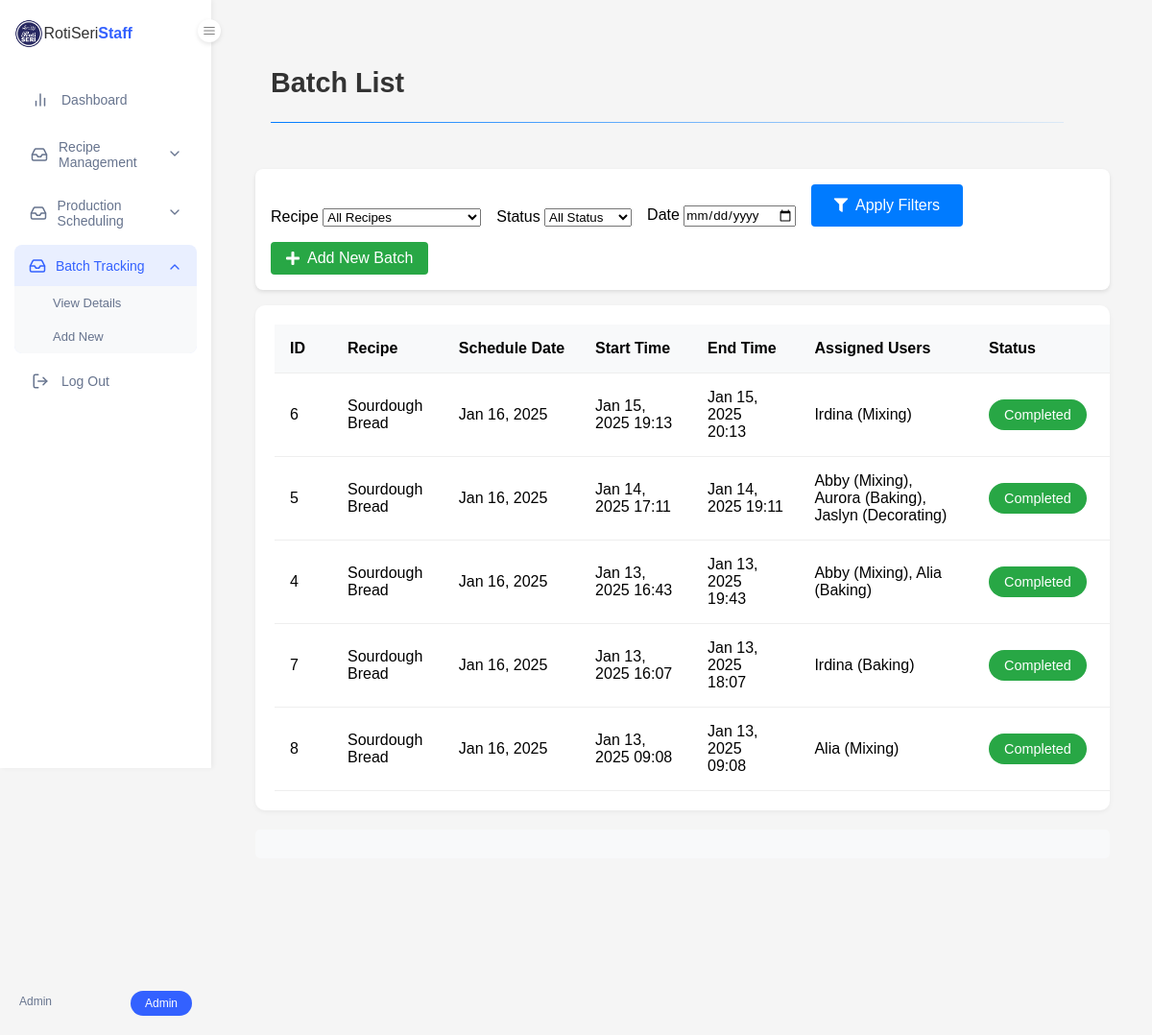
The page /view_batches.php (signed in) on the database as committed earlier.
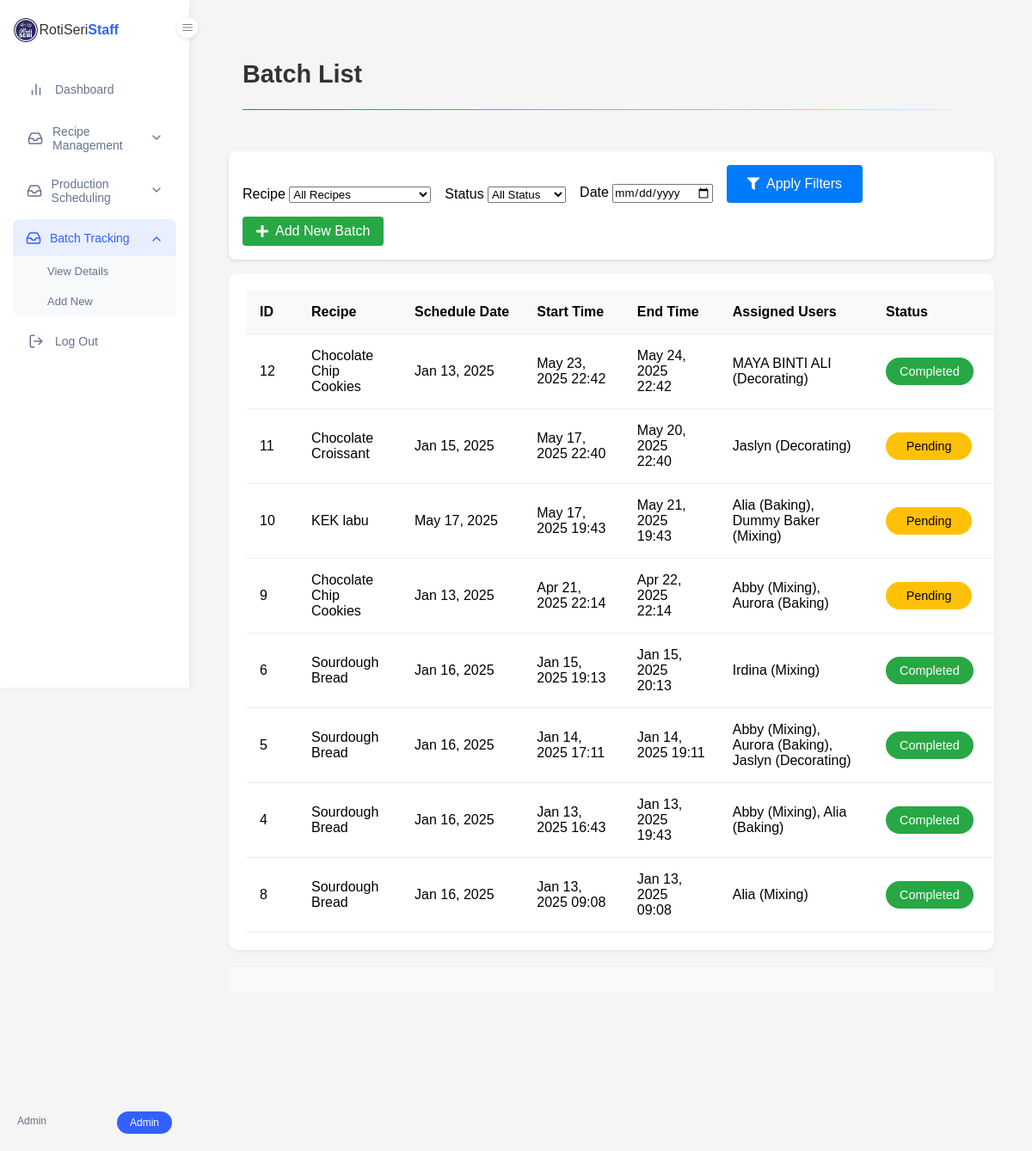
The same page on the database as committed later.
### tables this page shows
CREATE TABLE `tbl_batches` (
  `batch_id` int(6) NOT NULL,
  `recipe_id` int(6) NOT NULL,
  `schedule_id` int(6) NOT NULL,
  `batch_startTime` datetime NOT NULL DEFAULT current_timestamp(),
  `batch_endTime` datetime NOT NULL,
  `batch_status` enum('Pending','In Progress','Completed','') NOT NULL DEFAULT 'Pending',
  `batch_remarks` text NOT NULL
);

CREATE TABLE `tbl_recipe` (
  `recipe_id` int(6) NOT NULL,
  `recipe_name` varchar(100) NOT NULL,
  `recipe_category` varchar(100) NOT NULL,
  `recipe_batchSize` int(6) NOT NULL,
  `recipe_unitOfMeasure` varchar(50) NOT NULL,
  `recipe_instructions` text NOT NULL,
  `recipe_dateCreated` timestamp NOT NULL DEFAULT current_timestamp(),
  `recipe_dateUpdated` timestamp NOT NULL DEFAULT current_timestamp() ON UPDATE current_timestamp(),
  `image_path` varchar(255) DEFAULT NULL
);

CREATE TABLE `tbl_schedule` (
  `schedule_id` int(6) NOT NULL,
  `recipe_id` int(6) NOT NULL,
  `schedule_date` date NOT NULL,
  `schedule_quantityToProduce` int(6) NOT NULL,
  `schedule_orderVolumn` int(6) NOT NULL,
  `schedule_status` enum('Pending','In Progress','Completed','') NOT NULL DEFAULT 'Pending',
  `schedule_batchNum` int(3) NOT NULL
);

### view_batches.php (the view, shortened to what the rows shown need)
<?php
require_once 'config/db_connection.php';
try {
    $sort_by = $_GET['sort'] ?? 'batch_startTime';
    $sort_order = $_GET['order'] ?? 'DESC';
    $query = "SELECT b.*, r.recipe_name, s.schedule_date, s.schedule_batchNum,
              (SELECT COUNT(*) FROM tbl_batches WHERE schedule_id = b.schedule_id) as assigned_batches,
              GROUP_CONCAT(DISTINCT CONCAT(u.user_fullName, ' (', ba.ba_task, ')') SEPARATOR ', ') as assigned_users
              FROM tbl_batches b
              LEFT JOIN tbl_recipe r ON b.recipe_id = r.recipe_id
              LEFT JOIN tbl_schedule s ON b.schedule_id = s.schedule_id
              LEFT JOIN tbl_batch_assignments ba ON b.batch_id = ba.batch_id
              LEFT JOIN tbl_users u ON ba.user_id = u.user_id";
    $params = [];
    $query .= " GROUP BY b.batch_id";
    $valid_sort_columns = ['batch_id', 'recipe_name', 'schedule_date', 'batch_startTime', 'batch_status', 'quality_check'];
    if (in_array($sort_by, $valid_sort_columns)) {
        $query .= " ORDER BY $sort_by $sort_order";
    }
    $stmt = $conn->prepare($query);
    $stmt->execute($params);
    $batches = $stmt->fetchAll(PDO::FETCH_ASSOC);
} catch(PDOException $e) {
    $error_message = "Error: " . $e->getMessage();
}
function getSortUrl($column) {
    $params = $_GET;
    $params['sort'] = $column;
    $params['order'] = ($column === ($_GET['sort'] ?? '') && ($_GET['order'] ?? 'DESC') === 'DESC') ? 'ASC' : 'DESC';
    return '?' . http_build_query($params);
}
function getSortIndicator($column) {
    return '';
}
?>
<!DOCTYPE html>
<html lang="en">
<head>
    <link rel="stylesheet" href="css/style.css">
    <link rel="stylesheet" href="css/dashboard.css">
    <link rel="stylesheet" href="css/batch.css">
    <link rel="stylesheet" href="css/view_recipes.css">
    <link rel="stylesheet" href="https://cdnjs.cloudflare.com/ajax/libs/font-awesome/5.15.4/css/all.min.css">
</head>
<body>
    <?php include 'includes/dashboard_navigation.php'; ?>
    <main class="main-content">
        <div class="page-header">
            <h1>Batch List</h1>
        </div>
        <div class="batch-container">
            <div class="table-container">
                <table class="batch-table">
                    <thead>
                        <tr>
                            <th>
                                <a href="<?php echo getSortUrl('batch_id'); ?>" class="sort-link">
                                    ID <?php echo getSortIndicator('batch_id'); ?>
                                </a>
                            </th>
                            <th>
                                <a href="<?php echo getSortUrl('recipe_name'); ?>" class="sort-link">
                                    Recipe <?php echo getSortIndicator('recipe_name'); ?>
                                </a>
                            </th>
                            <th>
                                <a href="<?php echo getSortUrl('schedule_date'); ?>" class="sort-link">
                                    Schedule Date <?php echo getSortIndicator('schedule_date'); ?>
                                </a>
                            </th>
                            <th>
                                <a href="<?php echo getSortUrl('batch_startTime'); ?>" class="sort-link">
                                    Start Time <?php echo getSortIndicator('batch_startTime'); ?>
                                </a>
                            </th>
                            <th>End Time</th>
                            <th>Assigned Users</th>
                            <th>
                                <a href="<?php echo getSortUrl('batch_status'); ?>" class="sort-link">
                                    Status <?php echo getSortIndicator('batch_status'); ?>
                                </a>
                            </th>
                            <th>
                            </th>
                        </tr>
                    </thead>
                    <tbody>
                        <?php if (empty($batches)): ?>
                            <tr>
                                <td colspan="9" class="no-records">No batches found</td>
                            </tr>
                        <?php else: ?>
                            <?php foreach ($batches as $batch): ?>
                                <tr data-batch-id="<?php echo $batch['batch_id']; ?>">
                                    <td><?php echo $batch['batch_id']; ?></td>
                                    <td><?php echo htmlspecialchars($batch['recipe_name']); ?></td>
                                    <td><?php echo date('M d, Y', strtotime($batch['schedule_date'])); ?></td>
                                    <td><?php echo date('M d, Y H:i', strtotime($batch['batch_startTime'])); ?></td>
                                    <td><?php echo date('M d, Y H:i', strtotime($batch['batch_endTime'])); ?></td>
                                    <td><?php echo htmlspecialchars($batch['assigned_users'] ?? 'No assignments'); ?></td>
                                    <td>
                                        <span class="status-badge <?php echo strtolower(str_replace(' ', '-', $batch['batch_status'])); ?>">
                                            <?php echo $batch['batch_status']; ?>
                                        </span>
                                    </td>
                                    <td>
                                    </td>
                                </tr>
                            <?php endforeach; ?>
                        <?php endif; ?>
                    </tbody>
                </table>
            </div>
        </div>
    </main>
</body>
</html>

Rows that differ between the two databases and show on the page:
removed tbl_batches: batch_id "7", recipe.recipe_name "Sourdough Bread", schedule.schedule_date "Jan 16, 2025", batch_startTime "Jan 13, 2025 16:07", batch_endTime "Jan 13, 2025 18:07", assigned_users "Irdina (Baking)", batch_status "Completed"
added tbl_batches: batch_id "12", recipe.recipe_name "Chocolate Chip Cookies", schedule.schedule_date "Jan 13, 2025", batch_startTime "May 23, 2025 22:42", batch_endTime "May 24, 2025 22:42", assigned_users "MAYA BINTI ALI (Decorating)", batch_status "Completed"
added tbl_batches: batch_id "11", recipe.recipe_name "Chocolate Croissant", schedule.schedule_date "Jan 15, 2025", batch_startTime "May 17, 2025 22:40", batch_endTime "May 20, 2025 22:40", assigned_users "Jaslyn (Decorating)", batch_status "Pending"
added tbl_batches: batch_id "10", recipe.recipe_name "KEK labu", schedule.schedule_date "May 17, 2025", batch_startTime "May 17, 2025 19:43", batch_endTime "May 21, 2025 19:43", assigned_users "Alia (Baking), Dummy Baker (Mixing)", batch_status "Pending"
added tbl_batches: batch_id "9", recipe.recipe_name "Chocolate Chip Cookies", schedule.schedule_date "Jan 13, 2025", batch_startTime "Apr 21, 2025 22:14", batch_endTime "Apr 22, 2025 22:14", assigned_users "Abby (Mixing), Aurora (Baking)", batch_status "Pending"
